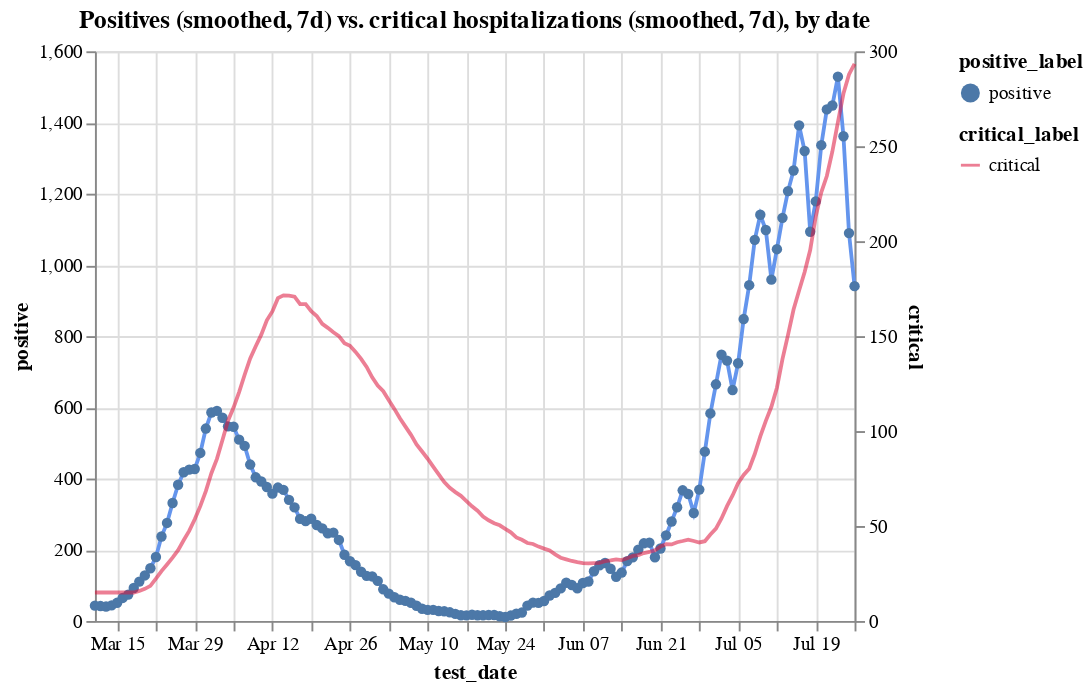

Here is the notebook cell this chart was saved with:
### Code cell
c1 = alt.Chart(hos_and_rate[hos_and_rate.positive_rate<0.12]
               .assign(positive = lambda x: x.positive.ewm(span=7).mean())
               .assign(positive_label ='positive')).mark_line(color='cornflowerblue').encode(
    x='test_date',
    y='positive',
    tooltip=['test_date', 'positive'],
    shape='positive_label'
)
c2 = alt.Chart(hos_and_rate
               .assign(critical_label='critical')
               .assign(critical = lambda x: x.critical.ewm(span=7).mean())
              ).mark_line(color='crimson').encode(
    x='test_date',
    y='critical',
    tooltip=['test_date', 'critical'],
    opacity='critical_label'
)


alt.layer(c1, c2).resolve_scale(y='independent').properties(title='Positives (smoothed, 7d) vs. critical hospitalizations (smoothed, 7d), by date')

### Figure 1 — Vega-Lite specification as saved in the notebook (floating-point values rounded to 4 significant figures; data arrays with more than 128 entries replaced by an {"elided": "..."} marker saying what was removed)
{"config": {"view": {"continuousWidth": 400, "continuousHeight": 300}}, "layer": [{"data": {"name": "data-d490003cdfd1637ad7684a15a0ff5023"}, "mark": {"type": "line", "color": "cornflowerblue"}, "encoding": {"shape": {"type": "nominal", "field": "positive_label"}, "tooltip": [{"type": "temporal", "field": "test_date"}, {"type": "quantitative", "field": "positive"}], "x": {"type": "temporal", "field": "test_date"}, "y": {"type": "quantitative", "field": "positive"}}}, {"data": {"name": "data-02a0302fe1391d98dcd92f7e068db3ef"}, "mark": {"type": "line", "color": "crimson"}, "encoding": {"opacity": {"type": "nominal", "field": "critical_label"}, "tooltip": [{"type": "temporal", "field": "test_date"}, {"type": "quantitative", "field": "critical"}], "x": {"type": "temporal", "field": "test_date"}, "y": {"type": "quantitative", "field": "critical"}}}], "resolve": {"scale": {"y": "independent"}}, "title": "Positives (smoothed, 7d) vs. critical hospitalizations (smoothed, 7d), by date", "$schema": "https://vega.github.io/schema/vega-lite/v4.8.1.json", "datasets": {"data-d490003cdfd1637ad7684a15a0ff5023": {"elided": "138 records"}, "data-02a0302fe1391d98dcd92f7e068db3ef": {"elided": "138 records"}}}
